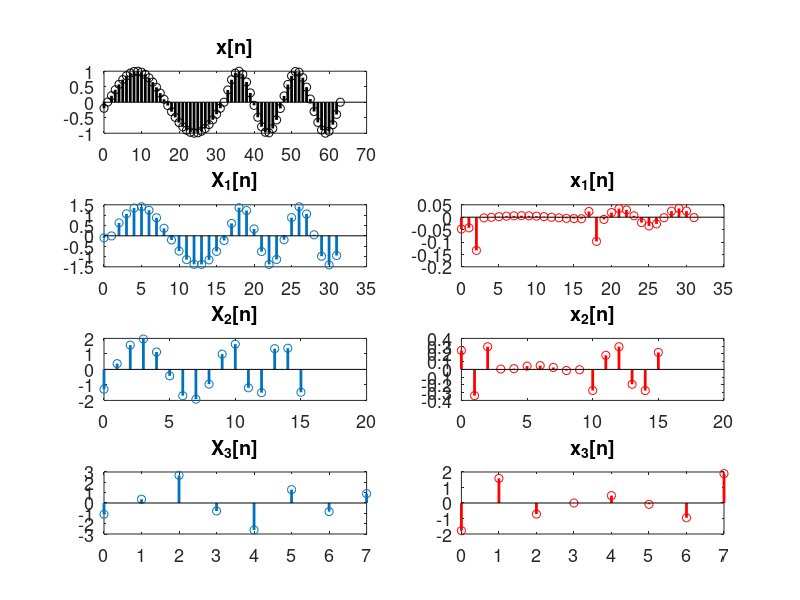
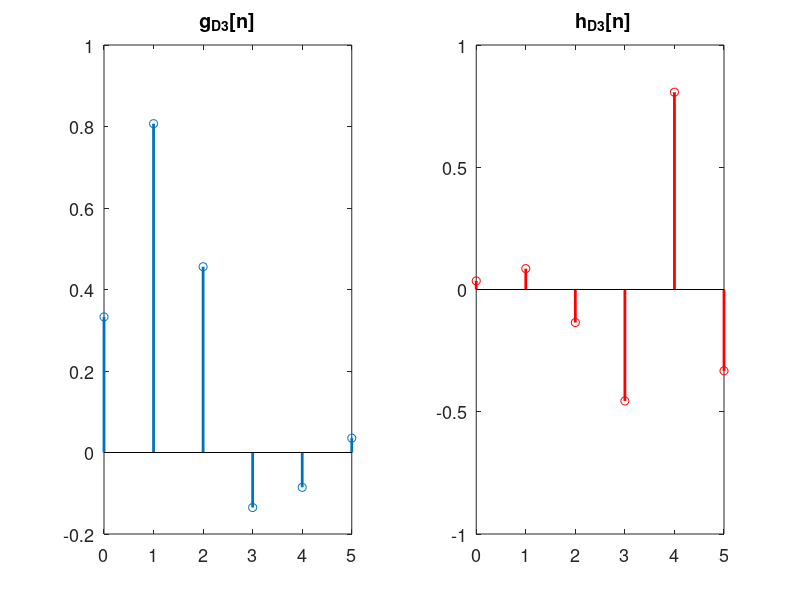

Reproduce these figures in MATLAB, in order.
% e10_12_Daubechies_Examples_D3_sine2.m: Demonstrate Daubechies signals for sine input
clear; close all; set(0,'defaultAxesFontSize',13); 
fpv=[100 100 900 650]; fpv2=[100 700 300 140]; % figure positions

t= linspace(0,2*pi,32);                    % 32 times: 0, pi/16, pi/8,... to 2 pi
x = sin(t - pi/16); x = [x, sin(2*t)];     % 2 frequencies of sines
LX = length(x)                             % length of this x[n] is 2^N = 64
g = [0.3327, 0.8069, 0.4559, -0.1350 -0.0854 0.0352];     % D3 Daubechies scaling function
h = flip(g); h(2) = -h(2); h(4) = -h(4); h(6) = -h(6);    % D3 Daubechies wavelet function
%%%%%%%% uncomment the following 2 lines to do D2 instead of D3 wavelets  %%%%%%%%%%
%g = [0.483, 0.8365, 0.2241, -0.1294];     % D2 Daubechies scaling function
%h = flip(g); h(2) = -h(2); h(4) = -h(4);  % D2 Daubechies wavelet function

X1 = cconv(g,x,LX); X1 = X1(1:2:end)          % scaling: convolve with g, downsample
X2 = cconv(g,X1,length(X1)); X2 = X2(1:2:end) % convolve with g, downsample
X3 = cconv(g,X2,length(X2)); X3 = X3(1:2:end) % convolve with g, downsample (3rd level recursion)

x1 = cconv(h,x,LX); x1 = x1(1:2:end)          % wavelet (detail): convolve with h, downsample
x2 = cconv(h,X1,length(X1)); x2 =x2(1:2:end)  % convolve X1 with h, downsample
x3 = cconv(h,X2,length(X2)); x3 =x3(1:2:end)  % convolve X2 with h, downsample

n = 0:1:LX-1;  ng = [0:1:length(g)-1];        % n, ng, n2, n4, n6 = axis ranges for stem plots
n2 = 0:1:length(x1)-1; n4 = 0:1:length(X2)-1; n6 = 0:1:length(X3)-1;
figure('position',fpv),subplot(4,2,1),stem(n,x,'k','linewidth',2),title('x[n]') 
 subplot(4,2,3),stem(n2,X1, 'linewidth',2),title('X_1[n]')
 subplot(4,2,5),stem(n4,X2, 'linewidth',2),title('X_2[n]')
 subplot(4,2,4),stem(n2,x1,'r', 'linewidth',2),title('x_1[n]')
 subplot(4,2,6),stem(n4,x2,'r', 'linewidth',2),title('x_2[n]')
 subplot(4,2,7),stem(n6,X3,'linewidth',2),title('X_3[n]')
 subplot(4,2,8),stem(n6,x3, 'r','linewidth',2),title('x_3[n]')

figure('position',fpv2), subplot(1,2,1), stem(ng,g,'linewidth',2),title('g_{D3}[n]')
 subplot(1,2,2), stem(ng,h,'r','linewidth',2),title(' h_{D3}[n]')